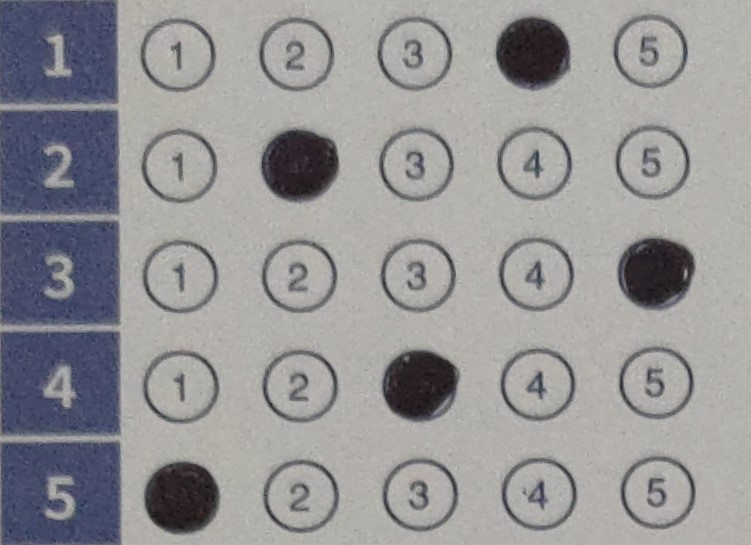
#> input picture gabarito.jpg, 751 x 545 px
$ jupyter execute main.ipynb
#> lines starting #> are read from the running program, lines starting #| are printed output that depends on the picture; after the words box and inside, x2 and y2 are one past the last pixel; in counts of white or black regions, pixels touching at a corner belong together
[cell 1]
import cv2
import numpy as np
import matplotlib.pyplot as plt

# Carregar a imagem
imagem = cv2.imread('gabarito.jpg')
#> imagem is the input picture: shape (545, 751, 3); mean B, G, R 150.4, 149, 150

# Converter para escala de cinza
imagem_cinza = cv2.cvtColor(imagem, cv2.COLOR_BGR2GRAY)
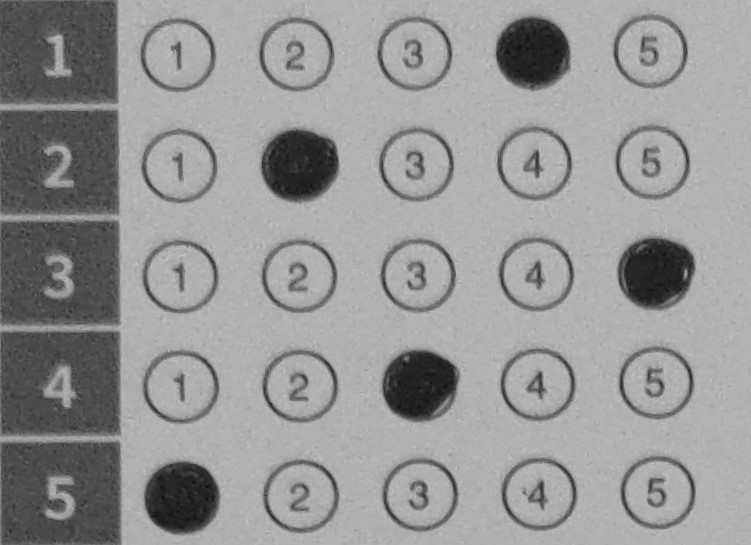
#> imagem_cinza: shape (545, 751); min 17, max 198, mean 149.5

# Aplicar suavização (blur) e limiarização (binarização)
imagem_suavizada = cv2.GaussianBlur(imagem_cinza, (5, 5), 0)
_, imagem_bin = cv2.threshold(imagem_suavizada, 150, 255, cv2.THRESH_BINARY_INV)
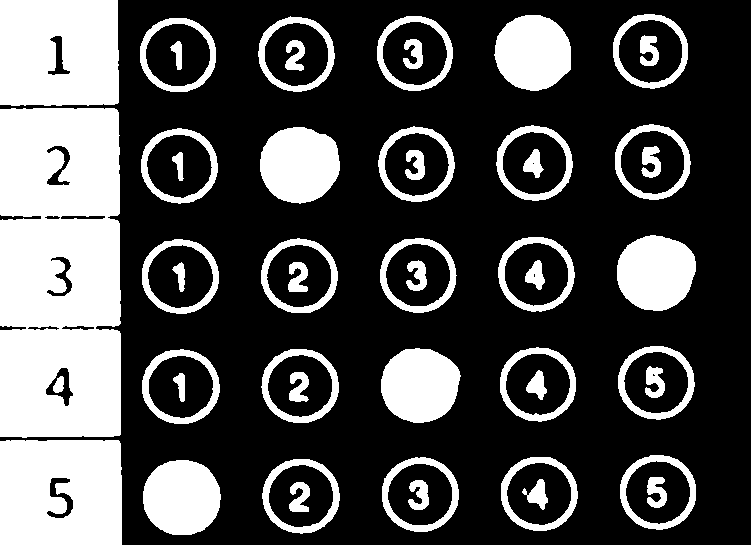
#> imagem_bin: shape (545, 751); 29.8% white; 49 white regions, largest, box (x1, y1, x2, y2) and area: (0, 108, 121, 438) 37731, (0, 440, 122, 545) 12357, (0, 0, 119, 106) 12140

# Detectar círculos na imagem (representando as alternativas preenchidas)
circles = cv2.HoughCircles(imagem_bin, cv2.HOUGH_GRADIENT, dp=1.2, minDist=20, param1=50, param2=30, minRadius=10, maxRadius=20)
#> circles = None

# Se círculos forem detectados, desenhá-los na imagem
if circles is not None:
    circles = np.round(circles[0, :]).astype("int")
    for (x, y, r) in circles:
        # Desenhar o círculo na imagem original
        cv2.circle(imagem, (x, y), r, (0, 255, 0), 4)

# Converter de BGR para RGB (OpenCV usa BGR, Matplotlib usa RGB)
imagem_rgb = cv2.cvtColor(imagem, cv2.COLOR_BGR2RGB)

# Exibir a imagem usando Matplotlib
plt.imshow(imagem_rgb)
plt.axis('off')  # Remover eixos
plt.show()

[cell 2]
import cv2
import matplotlib.pyplot as plt

# Função para carregar a imagem
def carregar_imagem(caminho):
    print(f"Tentando carregar a imagem de: {caminho}")
    imagem = cv2.imread(caminho)
    if imagem is None:
        print("Erro ao carregar a imagem. Verifique o caminho.")
        exit()
    return imagem

# Função para converter a imagem para escala de cinza
def converter_para_cinza(imagem):
    return cv2.cvtColor(imagem, cv2.COLOR_BGR2GRAY)

# Função para aplicar o threshold
def aplicar_threshold(imagem_cinza):
    _, imagem_thresh = cv2.threshold(imagem_cinza, 50, 255, cv2.THRESH_BINARY_INV)
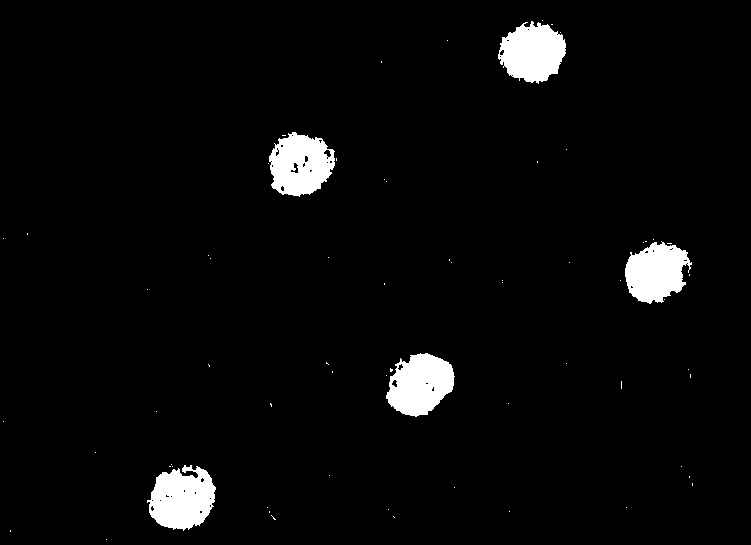
#> imagem_thresh: shape (545, 751); 3.7% white; 67 white regions (62 under 20 px)
    return imagem_thresh

# Função para contar as áreas pretas
def contar_areas_pretas(imagem_thresh):
    contornos, _ = cv2.findContours(imagem_thresh, cv2.RETR_EXTERNAL, cv2.CHAIN_APPROX_SIMPLE)
#> contornos = 67 contours, 62 with area under 20; largest, box (x1, y1, x2, y2) and area: (147, 465, 216, 531) 3092, (269, 132, 335, 197) 3058, (386, 353, 455, 417) 3023, (498, 21, 566, 84) 2893, (625, 241, 692, 304) 2758
    return len(contornos)

# Função principal
def main(caminho_imagem):
    imagem = carregar_imagem(caminho_imagem)
    imagem_cinza = converter_para_cinza(imagem)
    imagem_thresh = aplicar_threshold(imagem_cinza)
    numero_areas_pretas = contar_areas_pretas(imagem_thresh)
#> numero_areas_pretas = 67
    print(f"Número de áreas pretas: {numero_areas_pretas}")
#| Número de áreas pretas: 67

    # Exibir a imagem processada usando matplotlib
    plt.imshow(imagem_thresh, cmap='gray')
    plt.title('Areas Pretas')
    plt.show()

# Substitua pelo caminho da sua imagem
caminho_imagem = 'gabarito.jpg'

# Executa a função principal
if __name__ == "__main__":
    main(caminho_imagem)

[cell 3]
import cv2
import numpy as np
import matplotlib.pyplot as plt  # Adicionei esta linha

def carregar_imagem(caminho):
    print(f"Tentando carregar a imagem de: {caminho}")
    imagem = cv2.imread(caminho)
    if imagem is None:
        print(f"Erro ao carregar a imagem. Verifique o caminho: {caminho}")
        exit()
    return imagem

def converter_para_cinza(imagem):
    return cv2.cvtColor(imagem, cv2.COLOR_BGR2GRAY)

def aplicar_threshold(imagem_cinza):
    _, imagem_thresh = cv2.threshold(imagem_cinza, 50, 255, cv2.THRESH_BINARY_INV)
    return imagem_thresh

def detectar_respostas(imagem_thresh):
    contornos, _ = cv2.findContours(imagem_thresh, cv2.RETR_EXTERNAL, cv2.CHAIN_APPROX_SIMPLE)
    respostas = []
    for cnt in contornos:
        area = cv2.contourArea(cnt)
        if area > 100:
            x, y, w, h = cv2.boundingRect(cnt)
            respostas.append((x, y, w, h))
#> this loop made 67 passes
#> (area, x, y, w, h) on passes 17, 33, 49, 61, 66: (3092, 147, 465, 69, 66), (3023, 386, 353, 69, 64), (2758, 625, 241, 67, 63), (3058.5, 269, 132, 66, 65), (2893, 498, 21, 68, 63)
#> after the loop, respostas = [(147, 465, 69, 66), (386, 353, 69, 64), (625, 241, 67, 63), (269, 132, 66, 65), (498, 21, 68, 63)]
    return respostas

def exibir_imagem(imagem):  # Nova função para exibir imagem
    plt.figure(figsize=[10,10])
    plt.imshow(cv2.cvtColor(imagem, cv2.COLOR_BGR2RGB))
    plt.title("Respostas Detectadas")
    plt.axis('off')
    plt.show()

def main(caminho_imagem):
    imagem = carregar_imagem(caminho_imagem)
    if imagem is not None:
        imagem_cinza = converter_para_cinza(imagem)
        imagem_thresh = aplicar_threshold(imagem_cinza)
        respostas = detectar_respostas(imagem_thresh)

        for idx, (x, y, w, h) in enumerate(respostas):
            cv2.rectangle(imagem, (x, y), (x + w, y + h), (0, 255, 0), 2)
            cv2.putText(imagem, f'Resposta {idx + 1}', (x, y - 10), cv2.FONT_HERSHEY_SIMPLEX, 0.5, (0, 255, 0), 2)
#> this loop made 5 passes
#> imagem: shape (545, 751, 3); 1.72% of pixels changed, all inside (x1, y1, x2, y2) = (146, 0, 715, 533)

        print(f"Total de respostas detectadas: {len(respostas)}")
#| Total de respostas detectadas: 5

        # Exibir a imagem com as respostas detectadas
        exibir_imagem(imagem)

# Substitua pelo caminho correto da sua imagem
caminho_imagem = 'gabarito.jpg'

# Executa a função principal
if __name__ == "__main__":
    main(caminho_imagem)

[cell 4]
import cv2
import matplotlib.pyplot as plt

def exibir_imagem(imagem):
    # Converter a imagem de BGR para RGB, já que o OpenCV usa BGR e o matplotlib usa RGB
    imagem_rgb = cv2.cvtColor(imagem, cv2.COLOR_BGR2RGB)
    plt.imshow(imagem_rgb)
    plt.axis('off')  # Ocultar os eixos
    plt.show()

# Carregar a imagem
image = cv2.imread('gabarito.jpg')  # Verifique se o nome e a extensão do arquivo estão corretos

# Verifique se a imagem foi carregada corretamente
if image is None:
    print("Erro ao carregar a imagem.")
else:
    # Definir as coordenadas x para as 5 retas verticais
    x_coords = [175, 295, 415, 532, 650]  # Ajuste esses valores conforme necessário

    # Desenhar as retas verticais na imagem
    for x in x_coords:
        start_point = (x, 0)  # Início da linha (ponto na borda superior)
        end_point = (x, image.shape[0])  # Fim da linha (ponto na borda inferior)
        color = (0, 255, 0)  # Cor verde em BGR
        thickness = 2  # Espessura da linha
        cv2.line(image, start_point, end_point, color, thickness)
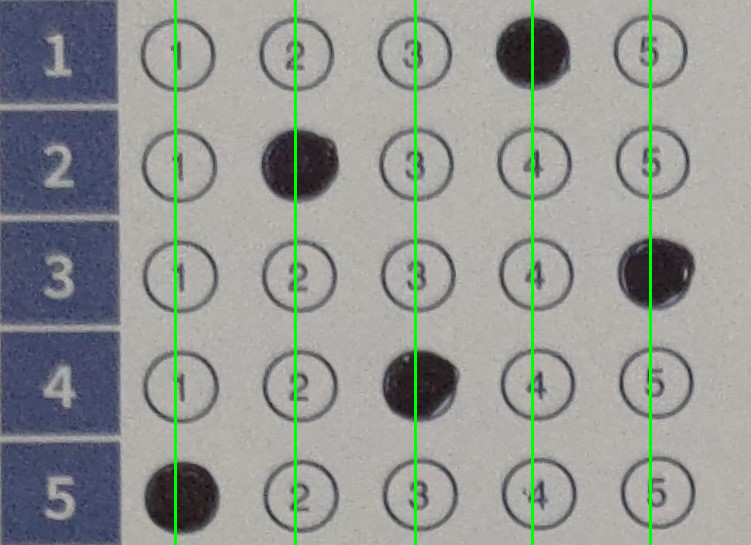
#> image: shape (545, 751, 3); 2% of pixels changed, all inside (x1, y1, x2, y2) = (174, 0, 652, 545)

    # Exibir a imagem com as retas desenhadas
    exibir_imagem(image)

[cell 5]
import cv2
import numpy as np
import matplotlib.pyplot as plt

def carregar_imagem(caminho):
    print(f"Tentando carregar a imagem de: {caminho}")
    imagem = cv2.imread(caminho)
    if imagem is None:
        print(f"Erro ao carregar a imagem. Verifique o caminho: {caminho}")
        exit()
    return imagem

def converter_para_cinza(imagem):
    return cv2.cvtColor(imagem, cv2.COLOR_BGR2GRAY)

def aplicar_threshold(imagem_cinza):
    _, imagem_thresh = cv2.threshold(imagem_cinza, 50, 255, cv2.THRESH_BINARY_INV)
    return imagem_thresh

def detectar_respostas(imagem_thresh):
    contornos, _ = cv2.findContours(imagem_thresh, cv2.RETR_EXTERNAL, cv2.CHAIN_APPROX_SIMPLE)
    respostas = []
    for cnt in contornos:
        area = cv2.contourArea(cnt)
        if area > 100:
            x, y, w, h = cv2.boundingRect(cnt)
            respostas.append((x, y, w, h))
    return sorted(respostas, key=lambda k: k[1])  # Ordena de cima para baixo por Y

def desenhar_linhas_verticais(imagem, x_coords):
    for x in x_coords:
        cv2.line(imagem, (x, 0), (x, imagem.shape[0]), (255, 0, 0), 2)

def verificar_linha_vertical(x, x_coords):
    for i, x_coord in enumerate(x_coords):
        if abs(x - x_coord) < 10:  # Ajuste a tolerância conforme necessário
            return i + 1  # Retorna números 1, 2, 3, 4, 5
    return None

def exibir_imagem(imagem):
    plt.figure(figsize=[10, 10])
    plt.imshow(cv2.cvtColor(imagem, cv2.COLOR_BGR2RGB))
    plt.title("Respostas Detectadas")
    plt.axis('off')
    plt.show()

def main(caminho_imagem):
    x_coords = [175, 295, 415, 532, 650]  # Coordenadas das linhas verticais

    imagem = carregar_imagem(caminho_imagem)
    if imagem is not None:
        imagem_cinza = converter_para_cinza(imagem)
        imagem_thresh = aplicar_threshold(imagem_cinza)
        respostas = detectar_respostas(imagem_thresh)
#> respostas = [(498, 21, 68, 63), (269, 132, 66, 65), (625, 241, 67, 63), (386, 353, 69, 64), (147, 465, 69, 66)]

        for idx, (x, y, w, h) in enumerate(respostas):
            cv2.rectangle(imagem, (x, y), (x + w, y + h), (0, 255, 0), 2)
            cv2.putText(imagem, f'Resposta {idx + 1}', (x, y - 10), cv2.FONT_HERSHEY_SIMPLEX, 0.5, (0, 255, 0), 2)
            linha = verificar_linha_vertical(x + w // 2, x_coords)
            if linha:
                print(f"Círculo {idx + 1} que é o primeiro de cima para baixo que está na posição ({x + w // 2}, {y + h // 2}) tem a resposta {linha}")
#> this loop made 5 passes
#> (x, y, w, h, linha) on passes 1 to 5: (498, 21, 68, 63, 4), (269, 132, 66, 65, 2), (625, 241, 67, 63, 5), (386, 353, 69, 64, 3), (147, 465, 69, 66, 1)
#| Círculo 1 que é o primeiro de cima para baixo que está na posição (532, 52) tem a resposta 4
#| Círculo 2 que é o primeiro de cima para baixo que está na posição (302, 164) tem a resposta 2
#| Círculo 3 que é o primeiro de cima para baixo que está na posição (658, 272) tem a resposta 5
#| Círculo 4 que é o primeiro de cima para baixo que está na posição (420, 385) tem a resposta 3
#| Círculo 5 que é o primeiro de cima para baixo que está na posição (181, 498) tem a resposta 1
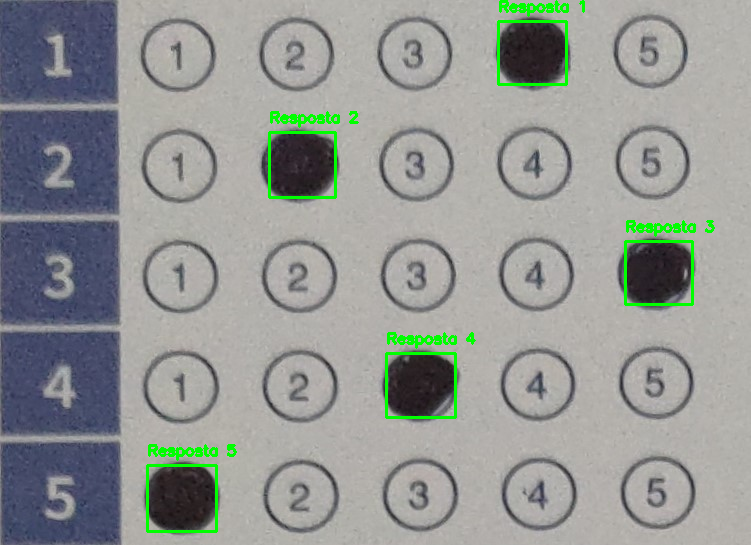
#> imagem: shape (545, 751, 3); 1.72% of pixels changed, all inside (x1, y1, x2, y2) = (146, 0, 715, 533)

        print(f"Total de respostas detectadas: {len(respostas)}")
#| Total de respostas detectadas: 5

        # Desenhar as linhas verticais na imagem
        desenhar_linhas_verticais(imagem, x_coords)
#> after the loop in desenhar_linhas_verticais, `for x in x_coords:`:
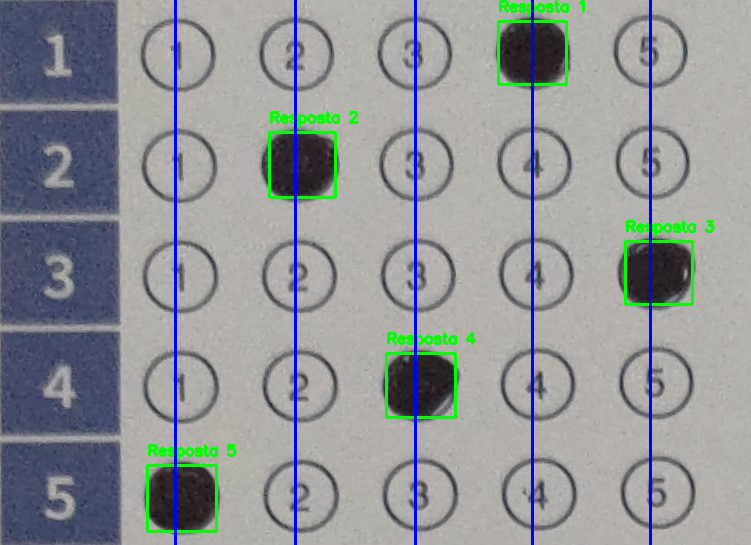
#> imagem: shape (545, 751, 3); 2% of pixels changed, all inside (x1, y1, x2, y2) = (174, 0, 652, 545)

        # Exibir a imagem com as respostas detectadas
        exibir_imagem(imagem)

# Substitua pelo caminho correto da sua imagem
caminho_imagem = r'D:\codigos\reconhecimento de imagem\gabarito.jpg'

# Executa a função principal
if __name__ == "__main__":
    main(caminho_imagem)

[cell 6]
import cv2
import numpy as np
import matplotlib.pyplot as plt

# Carregar a imagem
imagem = cv2.imread('gabarito.jpg')

# Verificar se a imagem foi carregada corretamente
if imagem is None:
    raise FileNotFoundError("A imagem não foi encontrada. Verifique o caminho e o nome do arquivo.")

# Converter a imagem para o espaço de cores HSV
hsv = cv2.cvtColor(imagem, cv2.COLOR_BGR2HSV)
#> hsv: shape (545, 751, 3); mean H, S, V 50.5, 20.3, 155

# Definir o intervalo de cores para identificar o azul
lower_blue = np.array([100, 50, 50])
upper_blue = np.array([140, 255, 255])

# Criar uma máscara com base nos intervalos de cor definidos
mask = cv2.inRange(hsv, lower_blue, upper_blue)
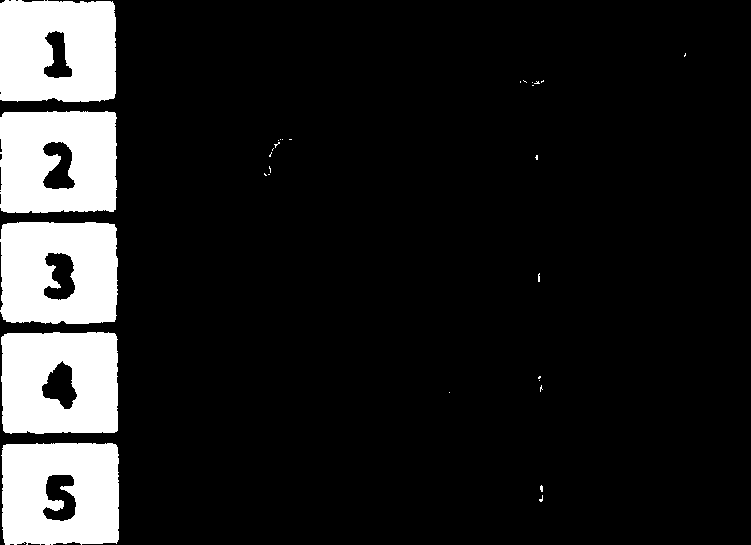
#> mask: shape (545, 751); 13% white; 30 white regions (25 under 20 px)

# Encontrar os contornos dos quadrados azuis
contours, _ = cv2.findContours(mask, cv2.RETR_TREE, cv2.CHAIN_APPROX_SIMPLE)
#> contours = 35 contours, 25 with area under 20; largest, box (x1, y1, x2, y2) and area: (1, 443, 119, 545) 11429, (1, 332, 118, 434) 11354, (0, 111, 117, 213) 11338, (0, 222, 118, 324) 11326, (0, 0, 116, 102) 11298

# Filtrar contornos que são quadrados
for contour in contours:
    approx = cv2.approxPolyDP(contour, 0.04*cv2.arcLength(contour, True), True)
    if len(approx) == 4 and cv2.contourArea(contour) > 1000:  # Certifique-se de ajustar conforme necessário
        (x, y, w, h) = cv2.boundingRect(contour)
        aspectRatio = float(w)/h
        if 0.8 <= aspectRatio <= 1.2:
            cv2.rectangle(imagem, (x, y), (x+w, y+h), (0, 255, 0), 2)  # Desenhar retângulo verde nas áreas detectadas
#> this loop made 35 passes
#> (approx, x, y, w, aspectRatio) on passes 3, 9, 12, 25, 34: ([[3, 445], [5, 544], [116, 543], [115, 444]], 1, 443, 118, 1.16), ([[1, 337], [5, 432], [117, 430], [114, 333]], 1, 332, 117, 1.15), ([[2, 225], [3, 319], [114, 321], [114, 224]], 0, 222, 118, 1.16), ([[2, 114], [1, 210], [115, 209], [114, 112]], 0, 111, 117, 1.15), ([[0, 3], [0, 99], [114, 97], [112, 1]], 0, 0, 116, 1.14)
#> approx on passes 5, 7, 14, 15, 16, 19: [[449, 392]], [[539, 380]], [[268, 174], [269, 174]], [[264, 173], [264, 174], [265, 175], [266, 175]], [[269, 166], [270, 172], [270, 168]], [[273, 148], [272, 149], [272, 150], [272, 149]]
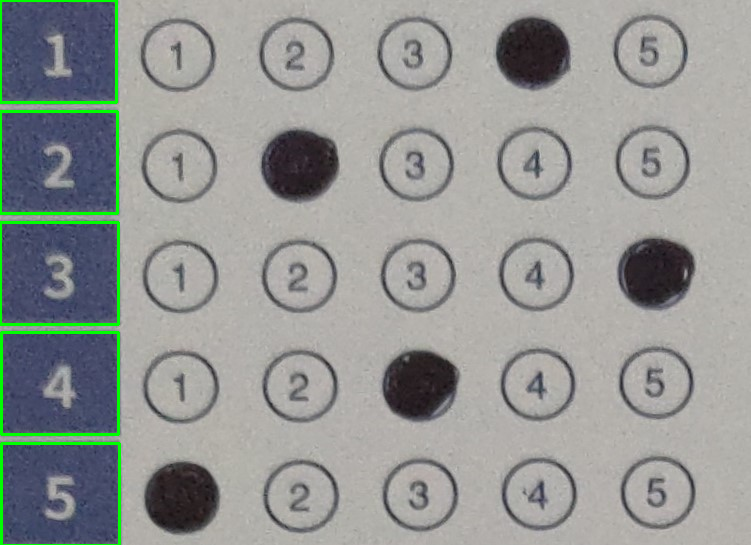
#> imagem: shape (545, 751, 3); 1.44% of pixels changed, all inside (x1, y1, x2, y2) = (0, 0, 121, 545)

# Converter imagem BGR para RGB para exibir corretamente com matplotlib
imagem_rgb = cv2.cvtColor(imagem, cv2.COLOR_BGR2RGB)

# Mostrar a imagem com os quadrados destacados usando matplotlib
plt.imshow(imagem_rgb)
plt.axis('off')  # Desliga os eixos
plt.show()

[cell 7]
import cv2
import numpy as np
import matplotlib.pyplot as plt

# Carregar a imagem
imagem = cv2.imread(r'D:\codigos\reconhecimento de imagem\gabarito.jpg')

# Verificar se a imagem foi carregada corretamente
if imagem is None:
    raise FileNotFoundError("A imagem não foi encontrada. Verifique o caminho e o nome do arquivo.")

# Converter a imagem para o espaço de cores HSV
hsv = cv2.cvtColor(imagem, cv2.COLOR_BGR2HSV)

# Definir o intervalo de cores para identificar o azul
lower_blue = np.array([100, 50, 50])
upper_blue = np.array([140, 255, 255])

# Criar uma máscara com base nos intervalos de cor definidos
mask = cv2.inRange(hsv, lower_blue, upper_blue)

# Encontrar os contornos dos quadrados azuis
contours, _ = cv2.findContours(mask, cv2.RETR_TREE, cv2.CHAIN_APPROX_SIMPLE)

# Filtrar contornos que são quadrados
rects = []
for contour in contours:
    approx = cv2.approxPolyDP(contour, 0.04 * cv2.arcLength(contour, True), True)
    if len(approx) == 4 and cv2.contourArea(contour) > 1000:  # Certifique-se de ajustar conforme necessário
        (x, y, w, h) = cv2.boundingRect(contour)
        aspectRatio = float(w) / h
        if 0.8 <= aspectRatio <= 1.2:
            rects.append((x, y, x+w, y+h))
            cv2.rectangle(imagem, (x, y), (x+w, y+h), (255, 0, 0), 2)  # Desenhar retângulo azul nos quadrados detectados
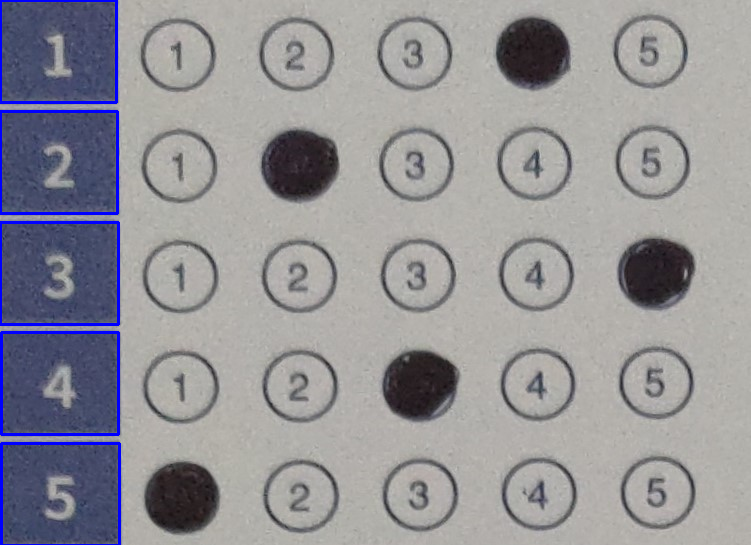
#> imagem: shape (545, 751, 3); 1.44% of pixels changed, all inside (x1, y1, x2, y2) = (0, 0, 121, 545)
#> after the loop, rects = [(1, 443, 119, 545), (1, 332, 118, 434), (0, 222, 118, 324), (0, 111, 117, 213), (0, 0, 116, 102)]

# Traçar a linha reta se houver quadrados detectados
if rects:
    # Ordenar os retângulos pelo eixo y (vertical)
    rects = sorted(rects, key=lambda r: r[1])
#> rects = [(0, 0, 116, 102), (0, 111, 117, 213), (0, 222, 118, 324), (1, 332, 118, 434), (1, 443, 119, 545)]
    # Coordenadas da linha reta
    x_start = rects[0][2]  # x do lado direito do primeiro quadrado
#> x_start = 116
    y_start = rects[0][1]  # y do topo do primeiro quadrado
#> y_start = 0
    x_end = rects[-1][2]   # x do lado direito do último quadrado
#> x_end = 119
    y_end = rects[-1][3]   # y do final do último quadrado
#> y_end = 545
    # Desenhar a linha reta
    cv2.line(imagem, (x_start, y_start), (x_end, y_end), (0, 0, 255), 2)
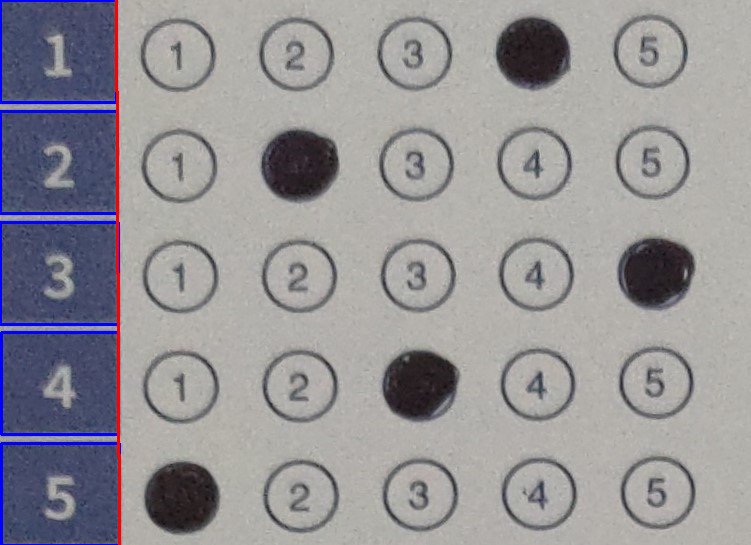
#> imagem: shape (545, 751, 3); 0.4% of pixels changed, all inside (x1, y1, x2, y2) = (115, 0, 121, 545)

# Converter imagem BGR para RGB para exibir corretamente com matplotlib
imagem_rgb = cv2.cvtColor(imagem, cv2.COLOR_BGR2RGB)

# Mostrar a imagem com os quadrados destacados e a linha reta
plt.imshow(imagem_rgb)
plt.axis('off')  # Desliga os eixos
plt.show()
